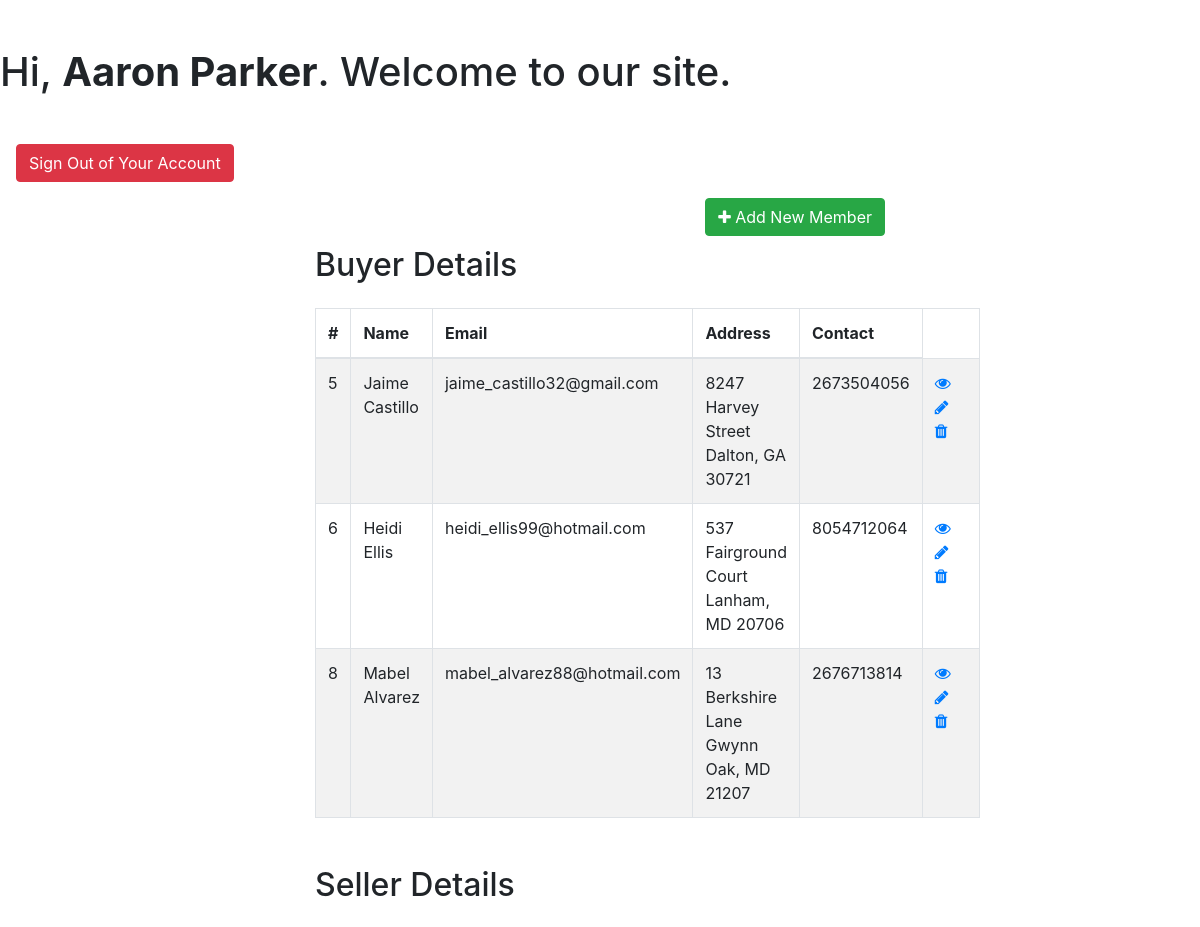
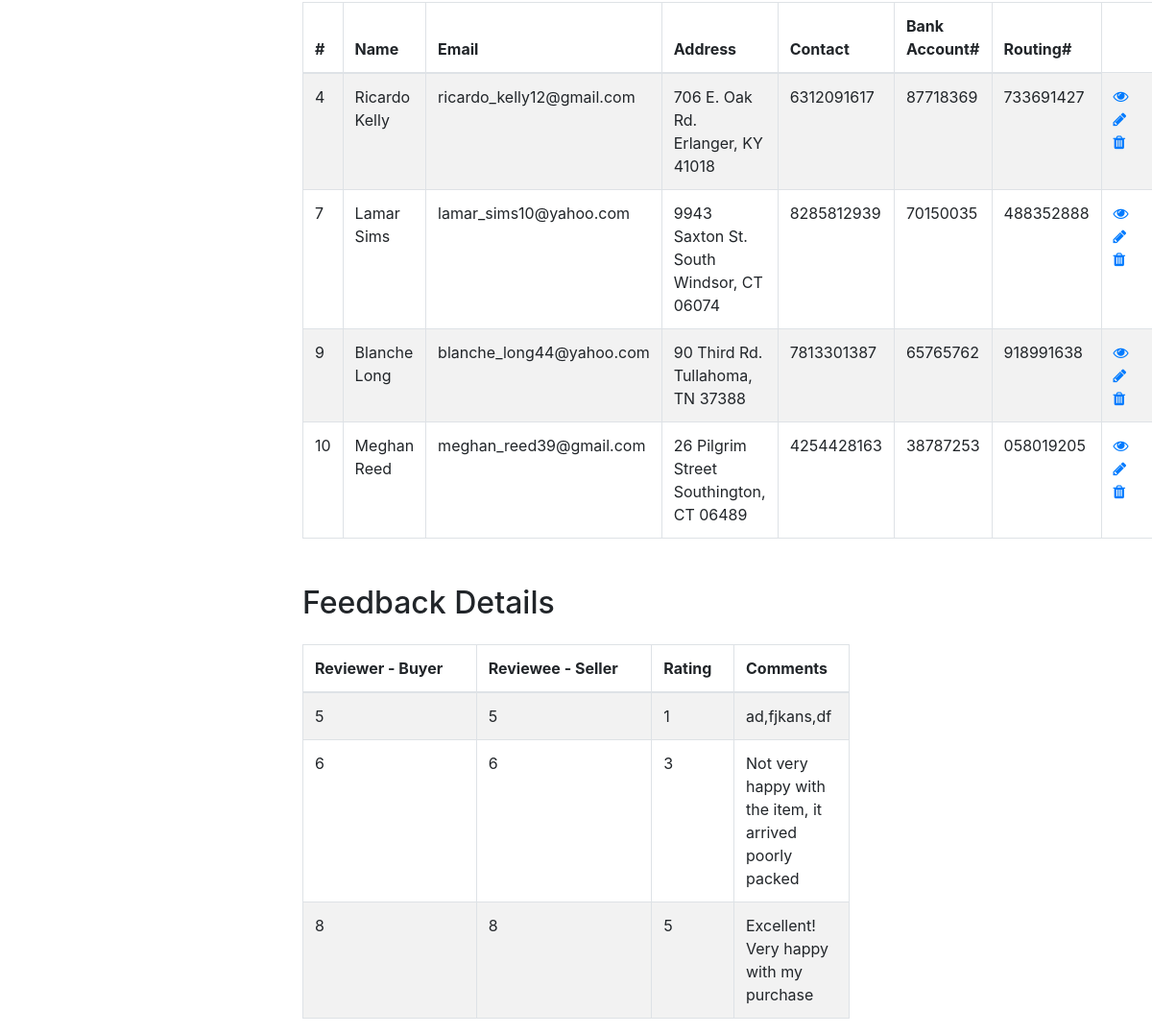
/Code/welcome_admin.php (signed in), run on the app's committed database (2 pictures, top to bottom).
### tables this page shows
CREATE TABLE `buyer` (
  `member_ID` int(11) NOT NULL,
  `shippingAddress` varchar(60) NOT NULL,
  `creditCardNum` varchar(16) NOT NULL
);

CREATE TABLE `member` (
  `member_ID` int(11) NOT NULL,
  `password` varchar(20) NOT NULL,
  `email` varchar(60) NOT NULL,
  `name` varchar(30) NOT NULL,
  `phoneNumber` varchar(10) NOT NULL,
  `homeAddress` varchar(60) NOT NULL
);

CREATE TABLE `seller` (
  `member_ID` int(11) NOT NULL,
  `bankAccountNum` varchar(12) NOT NULL,
  `routingNum` varchar(9) NOT NULL
);

CREATE TABLE `feedback` (
  `reviewer_ID` int(11) NOT NULL,
  `reviewee_ID` int(11) NOT NULL,
  `Item` int(11) NOT NULL,
  `rating` float NOT NULL,
  `message` text NOT NULL
);

### Code/welcome_admin.php (the view, shortened to what this page needs)
<!DOCTYPE html>
<html lang="en">
<head>
    <link rel="stylesheet" href="https://stackpath.bootstrapcdn.com/bootstrap/4.5.2/css/bootstrap.min.css">
    <link rel="stylesheet" href="https://maxcdn.bootstrapcdn.com/font-awesome/4.7.0/css/font-awesome.min.css">
</head>
<body>
    <h1 class="my-5">Hi, <b><?php echo htmlspecialchars($_SESSION["username"]); ?></b>. Welcome to our site.</h1>
     <p>
     <a href="logout.php" class="btn btn-danger ml-3">Sign Out of Your Account</a>
     </p>
    <div class="wrapper">
        <div class="container-fluid">
            <div class="row">
                <div class="col-md-12">
                <a href="create.php" class="btn btn-success pull-right"><i class="fa fa-plus"></i> Add New Member</a>
                    <div class="mt-5 mb-3 clearfix">
                        <h2 class="pull-left">Buyer Details</h2>
                    </div>
                    <?php
                    require "config.php";
                    $link = $mysqli;
                    $sql = "SELECT * FROM buyer b, member m where b.member_ID = m.member_ID";
                    if($result = mysqli_query($link, $sql)){
                        if(mysqli_num_rows($result) > 0){
                            echo '<table class="table table-bordered table-striped">';
                                echo "<thead>";
                                    echo "<tr>";
                                        echo "<th>#</th>";
                                        echo "<th>Name</th>";
                                        echo "<th>Email</th>";
                                        echo "<th>Address</th>";
                                        echo "<th>Contact</th>";
                                    echo "</tr>";
                                echo "</thead>";
                                echo "<tbody>";
                                while($row = mysqli_fetch_array($result)){
                                    echo "<tr>";
                                        echo "<td>" . $row['member_ID'] . "</td>";
                                        echo "<td>" . $row['name'] . "</td>";
                                        echo "<td>" . $row['email'] . "</td>";
                                        echo "<td>" . $row['homeAddress'] . "</td>";
                                        echo "<td>" . $row['phoneNumber'] . "</td>";
                                        echo "<td>";
                                            echo '<a href="read.php?member_ID='. $row['member_ID'] .'" class="mr-3" title="View Record" data-toggle="tooltip"><span class="fa fa-eye"></span></a>';
                                            echo '<a href="update.php?member_ID='. $row['member_ID'] .'" class="mr-3" title="Update Record" data-toggle="tooltip"><span class="fa fa-pencil"></span></a>';
                                            echo '<a href="delete.php?member_ID='. $row['member_ID'] .'" title="Delete Record" data-toggle="tooltip"><span class="fa fa-trash"></span></a>';
                                        echo "</td>";
                                    echo "</tr>";
                                }
                                echo "</tbody>";
                            echo "</table>";
                        } else{
                            echo '<div class="alert alert-danger"><em>No records were found.</em></div>';
                        }
                    } else{
                        echo "Oops! Something went wrong. Please try again later.";
                    }
                    ?>
                    <div class="mt-5 mb-3 clearfix">
                        <h2 class="pull-left">Seller Details</h2>
                    </div>
                    <?php
                    require "config.php";
                    $link = $mysqli;
                    $sql = "SELECT * FROM seller s, member m where s.member_ID = m.member_ID";
                    if($result = mysqli_query($link, $sql)){
                        if(mysqli_num_rows($result) > 0){
                            echo '<table class="table table-bordered table-striped">';
                                echo "<thead>";
                                    echo "<tr>";
                                        echo "<th>#</th>";
                                        echo "<th>Name</th>";
                                        echo "<th>Email</th>";
                                        echo "<th>Address</th>";
                                        echo "<th>Contact</th>";
                                        echo "<th>Bank Account#</th>";
                                        echo "<th>Routing#</th>";
                                    echo "</tr>";
                                echo "</thead>";
                                echo "<tbody>";
                                while($row = mysqli_fetch_array($result)){
                                    echo "<tr>";
                                        echo "<td>" . $row['member_ID'] . "</td>";
                                        echo "<td>" . $row['name'] . "</td>";
                                        echo "<td>" . $row['email'] . "</td>";
                                        echo "<td>" . $row['homeAddress'] . "</td>";
                                        echo "<td>" . $row['phoneNumber'] . "</td>";
                                        echo "<td>" . $row['bankAccountNum'] . "</td>";
                                        echo "<td>" . $row['routingNum'] . "</td>";
                                        echo "<td>";
                                            echo '<a href="read.php?member_ID='. $row['member_ID'] .'" class="mr-3" title="View Record" data-toggle="tooltip"><span class="fa fa-eye"></span></a>';
                                            echo '<a href="update.php?member_ID='. $row['member_ID'] .'" class="mr-3" title="Update Record" data-toggle="tooltip"><span class="fa fa-pencil"></span></a>';
                                            echo '<a href="delete.php?member_ID='. $row['member_ID'] .'" title="Delete Record" data-toggle="tooltip"><span class="fa fa-trash"></span></a>';
                                        echo "</td>";
                                    echo "</tr>";
                                }
                                echo "</tbody>";
                            echo "</table>";
                        } else{
                            echo '<div class="alert alert-danger"><em>No records were found.</em></div>';
                        }
                    } else{
                        echo "Oops! Something went wrong. Please try again later.";
                    }
                    ?>
                    <div class="mt-5 mb-3 clearfix">
                        <h2 class="pull-left">Feedback Details</h2>
                    </div>
                    <?php
                    require "config.php";
                    $link = $mysqli;
                    $sql = "SELECT * FROM feedback";
                    if($result = mysqli_query($link, $sql)){
                        if(mysqli_num_rows($result) > 0){
                            echo '<table class="table table-bordered table-striped">';
                                echo "<thead>";
                                    echo "<tr>";
                                        echo "<th>Reviewer - Buyer</th>";
                                        echo "<th>Reviewee - Seller</th>";
                                        echo "<th>Rating</th>";
                                        echo "<th>Comments</th>";
                                    echo "</tr>";
                                echo "</thead>";
                                echo "<tbody>";
                                while($row = mysqli_fetch_array($result)){
                                    echo "<tr>";
                                        echo "<td>" . $row['reviewer_ID'] . "</td>";
                                        echo "<td>" . $row['reviewer_ID'] . "</td>";
                                        echo "<td>" . $row['rating'] . "</td>";
                                        echo "<td>" . $row['message'] . "</td>";
                                    echo "</tr>";
                                }
                                echo "</tbody>";
                            echo "</table>";
                        } else{
                            echo '<div class="alert alert-danger"><em>No records were found.</em></div>';
                        }
                    } else{
                        echo "Oops! Something went wrong. Please try again later.";
                    }
                    ?>
                </div>
            </div>
        </div>
    </div>
</body>
</html>

### Code/welcome_admin.php (style rules this page uses)
.wrapper { width: 600px; margin: 0 auto; }
table tr td:last-child { width: 120px; }

### data on the page
buyer: member_ID.member_ID "5", member_ID.name "Jaime Castillo", member_ID.email "jaime_castillo32@gmail.com", member_ID.homeAddress "8247 Harvey Street Dalton, GA 30721", member_ID.phoneNumber "2673504056"
buyer: member_ID.member_ID "6", member_ID.name "Heidi Ellis", member_ID.email "heidi_ellis99@hotmail.com", member_ID.homeAddress "537 Fairground Court Lanham, MD 20706", member_ID.phoneNumber "8054712064"
buyer: member_ID.member_ID "8", member_ID.name "Mabel Alvarez", member_ID.email "mabel_alvarez88@hotmail.com", member_ID.homeAddress "13 Berkshire Lane Gwynn Oak, MD 21207", member_ID.phoneNumber "2676713814"
seller: member_ID.member_ID "4", member_ID.name "Ricardo Kelly", member_ID.email "ricardo_kelly12@gmail.com", member_ID.homeAddress "706 E. Oak Rd. Erlanger, KY 41018", member_ID.phoneNumber "6312091617", bankAccountNum "87718369", routingNum "733691427"
seller: member_ID.member_ID "7", member_ID.name "Lamar Sims", member_ID.email "lamar_sims10@yahoo.com", member_ID.homeAddress "9943 Saxton St. South Windsor, CT 06074", member_ID.phoneNumber "8285812939", bankAccountNum "70150035", routingNum "488352888"
seller: member_ID.member_ID "9", member_ID.name "Blanche Long", member_ID.email "blanche_long44@yahoo.com", member_ID.homeAddress "90 Third Rd. Tullahoma, TN 37388", member_ID.phoneNumber "7813301387", bankAccountNum "65765762", routingNum "918991638"
seller: member_ID.member_ID "10", member_ID.name "Meghan Reed", member_ID.email "meghan_reed39@gmail.com", member_ID.homeAddress "26 Pilgrim Street Southington, CT 06489", member_ID.phoneNumber "4254428163", bankAccountNum "38787253", routingNum "058019205"
feedback: reviewer_ID "5", rating "1", message "ad,fjkans,df"
feedback: reviewer_ID "6", rating "3", message "Not very happy with the item, it arrived poorly packed"
feedback: reviewer_ID "8", rating "5", message "Excellent! Very happy with my purchase"

### other printed values
$_SESSION["username"] "Aaron Parker"
